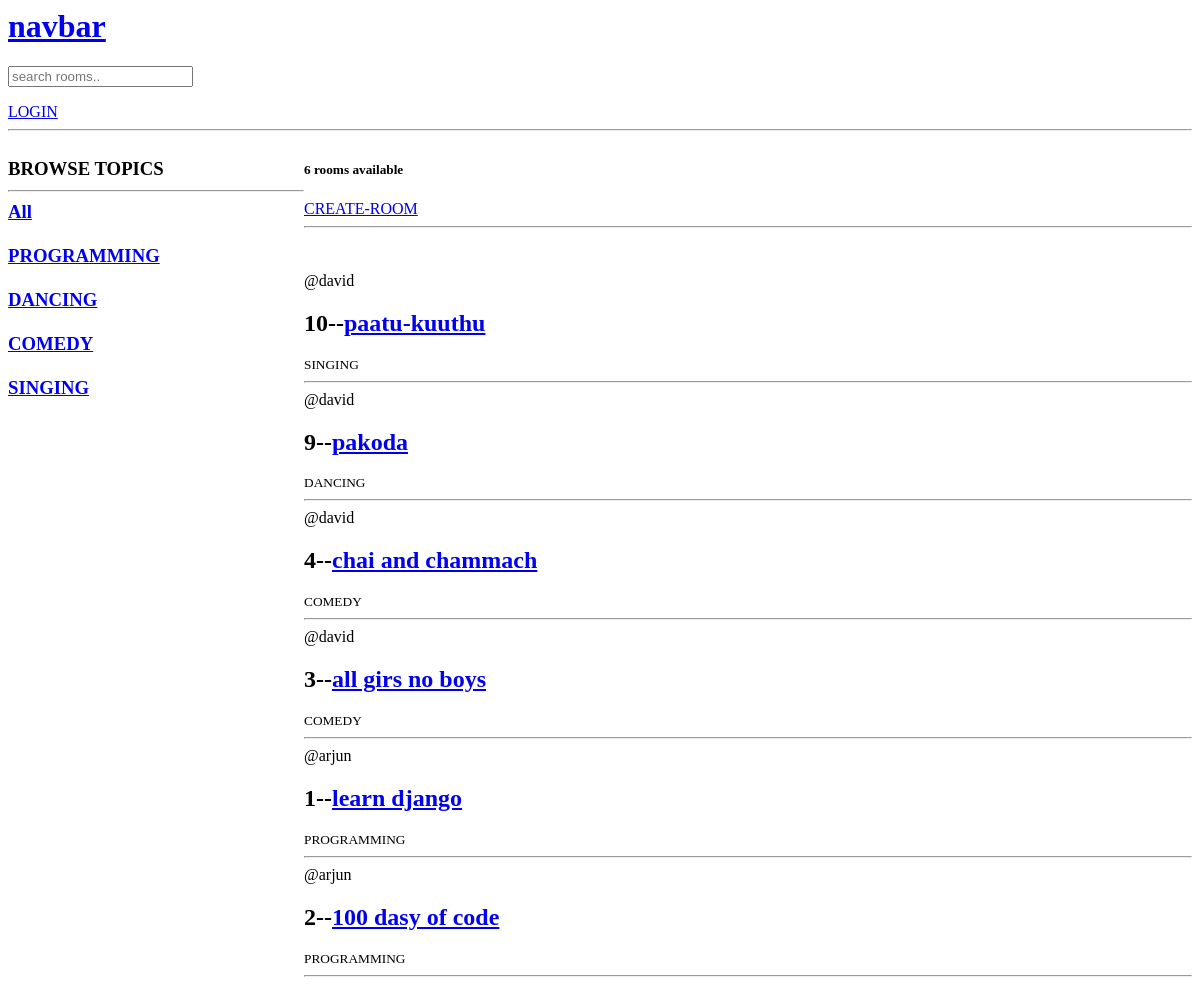
The app's page /, older data.
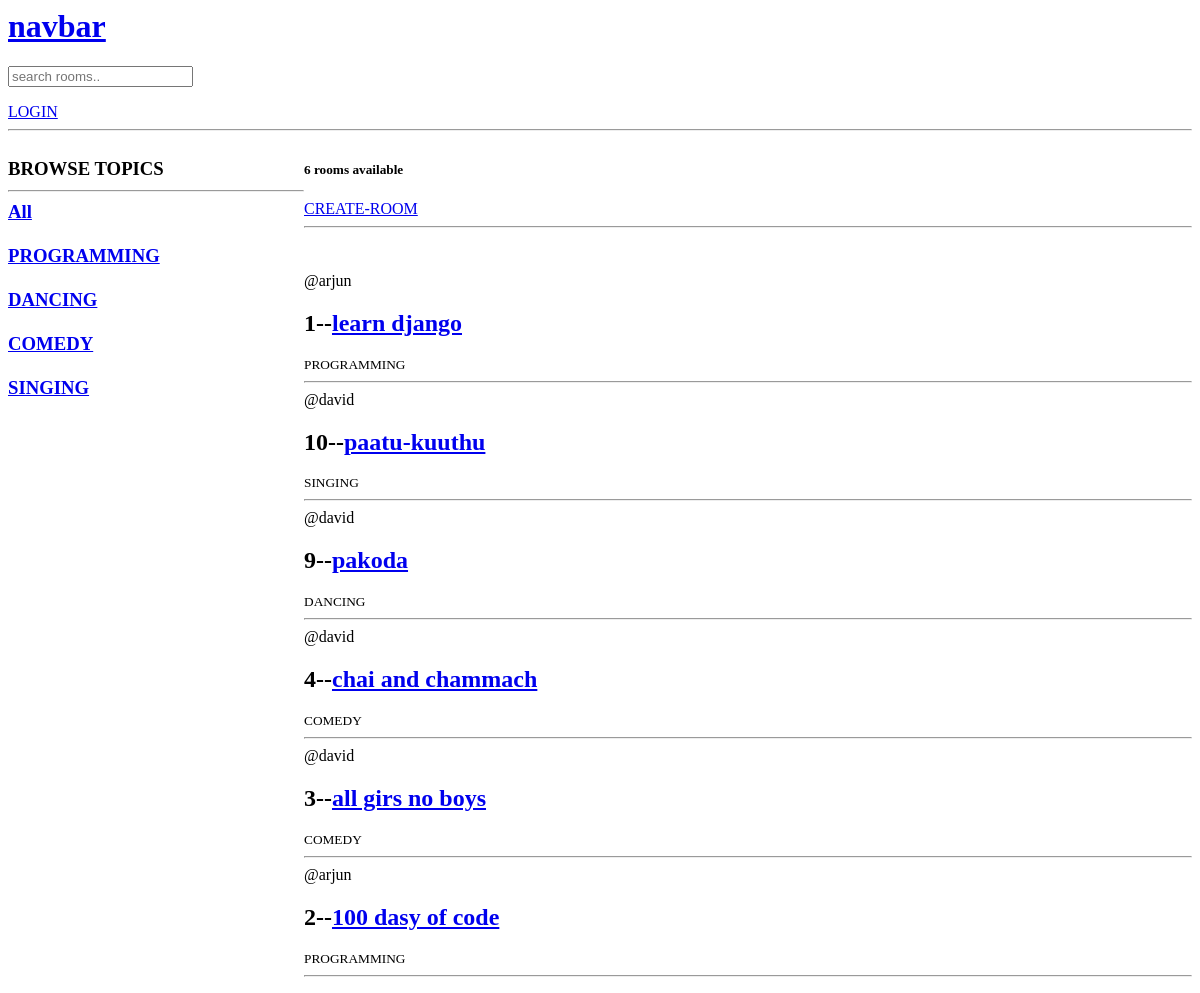
The same page, newer data.
### app1/models.py (models this page shows, shortened)
class Topic(models.Model):
    name= models.CharField(max_length=200)
    def __str__(self):
        return self.name

class Room(models.Model):
    host= models.ForeignKey(User, on_delete=models.SET_NULL,null=True)
    topic= models.ForeignKey(Topic,on_delete=models.SET_NULL,null=True)
    name= models.CharField(max_length=200)
    desc= models.TextField(null=True,blank=True)
    participants= models.ManyToManyField(User, related_name='participants',blank=True)
    updated= models.DateTimeField(auto_now=True)
    created= models.DateTimeField(auto_now_add=True)
    class Meta:
        ordering=['-updated','-created']

### app1/views.py (the view)
# urls.py: path('', views.home,name="home"),
def home(request):
    q= request.GET.get('q') if request.GET.get('q')!= None else ''
    rooms= Room.objects.filter(Q(topic__name__icontains=q) | Q(name__icontains=q)| Q(desc__icontains=q))
    topics= Topic.objects.all()
    room_count= rooms.count()
    room_messages= Message.objects.filter(Q(room__topic__name__icontains=q))
    context= {'rooms':rooms, 'topics': topics, 'room_count':room_count, 'room_messages': room_messages}
    return render(request,'app1/home.html', context)

### app1/templates/app1/home.html (shortened to what this page needs)
{%include 'navbar.html' %}
{%block content%}
<div class="home-container">
    <div>
        <h3>
            BROWSE TOPICS
            <hr>
            <div>
                <a href="{% url 'home' %}">All</a>
            </div>
            <br>
            {%for topic in topics%}
            <div>
                <a href="{% url 'home' %}?q={{topic.name}}">{{topic.name}}</a>
            </div>
            <br>
            {%endfor%}
        </h3>
    </div>
    <div>
        <h5>{{room_count}} rooms available</h5>
        <a href="{% url 'create-room'%}">CREATE-ROOM</a>
        <hr>
        <br>
        <br>
        {%for room in rooms%}
            <div>
                <span>
                    @{{room.host.username}}
                </span>
                <h2>
                    {{room.id}}--<a href="{%url 'room' room.id%}">{{room.name}}</a>
                </h2>
                <small>
                    {{room.topic}}
                </small>
                <hr>
            </div>
        {%endfor%}
    </div>
    </div>
{%endblock%}

Row changes from the older to the newer data that the page shows:
changed Room "learn django": moves up the list
